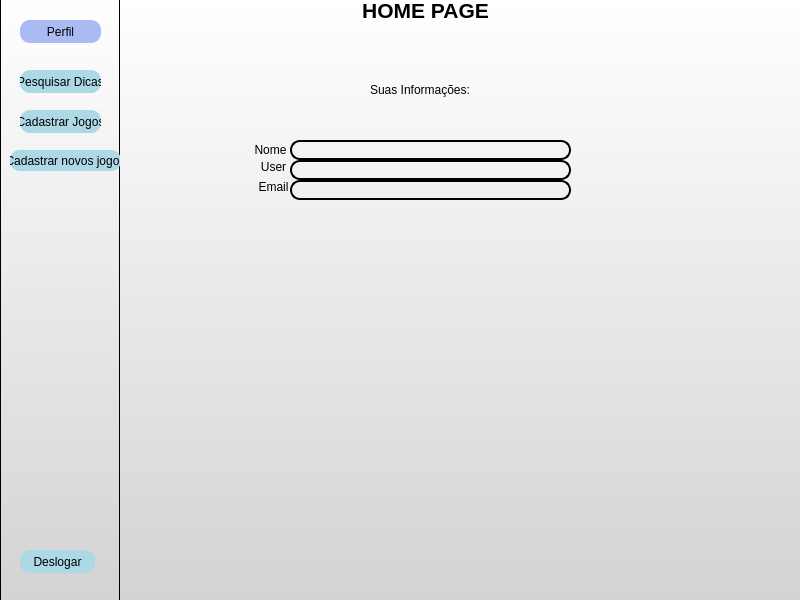
<?xml version="1.0" encoding="UTF-8"?>
<ui version="4.0">
 <class>MainWindow</class>
 <widget class="QMainWindow" name="MainWindow">
  <property name="geometry">
   <rect>
    <x>0</x>
    <y>0</y>
    <width>800</width>
    <height>600</height>
   </rect>
  </property>
  <property name="minimumSize">
   <size>
    <width>800</width>
    <height>600</height>
   </size>
  </property>
  <property name="maximumSize">
   <size>
    <width>800</width>
    <height>600</height>
   </size>
  </property>
  <property name="windowTitle">
   <string>MainWindow</string>
  </property>
  <property name="styleSheet">
   <string notr="true">background: qlineargradient(x1: 0, y1: 0, x2: 0, y2: 1, stop: 0 white, stop: 1 #D3D3D3);
</string>
  </property>
  <widget class="QWidget" name="centralwidget">
   <widget class="QLabel" name="label">
    <property name="geometry">
     <rect>
      <x>280</x>
      <y>0</y>
      <width>291</width>
      <height>21</height>
     </rect>
    </property>
    <property name="font">
     <font>
      <pointsize>16</pointsize>
      <weight>75</weight>
      <bold>true</bold>
     </font>
    </property>
    <property name="styleSheet">
     <string notr="true">color: black;
background-color: transparent;
border: none;
</string>
    </property>
    <property name="text">
     <string>HOME PAGE</string>
    </property>
    <property name="alignment">
     <set>Qt::AlignCenter</set>
    </property>
   </widget>
   <widget class="QFrame" name="frame">
    <property name="geometry">
     <rect>
      <x>0</x>
      <y>-10</y>
      <width>120</width>
      <height>611</height>
     </rect>
    </property>
    <property name="styleSheet">
     <string notr="true">background: qlineargradient(x1: 0, y1: 0, x2: 0, y2: 1, stop: 0 white, stop: 1 #D3D3D3);
</string>
    </property>
    <property name="frameShape">
     <enum>QFrame::StyledPanel</enum>
    </property>
    <property name="frameShadow">
     <enum>QFrame::Raised</enum>
    </property>
    <widget class="QPushButton" name="voltar">
     <property name="geometry">
      <rect>
       <x>20</x>
       <y>560</y>
       <width>75</width>
       <height>23</height>
      </rect>
     </property>
     <property name="styleSheet">
      <string notr="true">QPushButton {
    background-color:  #add8e6;
    border-radius: 10px;
}

QPushButton:hover {
    background-color:#AABAF2 ;
}
</string>
     </property>
     <property name="text">
      <string>Deslogar</string>
     </property>
    </widget>
    <widget class="QPushButton" name="pushButton_2">
     <property name="geometry">
      <rect>
       <x>20</x>
       <y>30</y>
       <width>81</width>
       <height>23</height>
      </rect>
     </property>
     <property name="styleSheet">
      <string notr="true">QPushButton {
    background-color:  #AABAF2 ;
    border-radius: 10px;
}

QPushButton:hover {
    background-color:#AABAF2 ;
}
</string>
     </property>
     <property name="text">
      <string>Perfil</string>
     </property>
    </widget>
    <widget class="QPushButton" name="pushButton_3">
     <property name="geometry">
      <rect>
       <x>20</x>
       <y>80</y>
       <width>81</width>
       <height>23</height>
      </rect>
     </property>
     <property name="styleSheet">
      <string notr="true">QPushButton {
    background-color:  #add8e6 ;
    border-radius: 10px;
}

QPushButton:hover {
    background-color:#AABAF2 ;
}
</string>
     </property>
     <property name="text">
      <string>Pesquisar Dicas</string>
     </property>
    </widget>
    <widget class="QPushButton" name="pushButton_6">
     <property name="geometry">
      <rect>
       <x>20</x>
       <y>120</y>
       <width>81</width>
       <height>23</height>
      </rect>
     </property>
     <property name="styleSheet">
      <string notr="true">QPushButton {
    background-color:  #add8e6;
    border-radius: 10px;
}

QPushButton:hover {
    background-color:#AABAF2 ;
}
</string>
     </property>
     <property name="text">
      <string>Cadastrar Jogos</string>
     </property>
    </widget>
    <widget class="QPushButton" name="pushButton">
     <property name="geometry">
      <rect>
       <x>10</x>
       <y>160</y>
       <width>111</width>
       <height>21</height>
      </rect>
     </property>
     <property name="styleSheet">
      <string notr="true">QPushButton {
    background-color:  #add8e6;
    border-radius: 10px;
}

QPushButton:hover {
    background-color:#AABAF2 ;
}
</string>
     </property>
     <property name="text">
      <string>Cadastrar novos jogos</string>
     </property>
    </widget>
   </widget>
   <widget class="QLineEdit" name="lineEdit">
    <property name="geometry">
     <rect>
      <x>290</x>
      <y>140</y>
      <width>281</width>
      <height>20</height>
     </rect>
    </property>
    <property name="styleSheet">
     <string notr="true">border-radius: 10px;
background-color: transparent;
border: 2px solid black;

</string>
    </property>
   </widget>
   <widget class="QLineEdit" name="lineEdit_2">
    <property name="geometry">
     <rect>
      <x>290</x>
      <y>160</y>
      <width>281</width>
      <height>20</height>
     </rect>
    </property>
    <property name="styleSheet">
     <string notr="true">border-radius: 10px;
background-color: transparent;
border: 2px solid black;

</string>
    </property>
    <property name="readOnly">
     <bool>true</bool>
    </property>
   </widget>
   <widget class="QLineEdit" name="lineEdit_3">
    <property name="geometry">
     <rect>
      <x>290</x>
      <y>180</y>
      <width>281</width>
      <height>20</height>
     </rect>
    </property>
    <property name="styleSheet">
     <string notr="true">border-radius: 10px;
background-color: transparent;
border: 2px solid black;

</string>
    </property>
    <property name="alignment">
     <set>Qt::AlignJustify|Qt::AlignVCenter</set>
    </property>
    <property name="readOnly">
     <bool>true</bool>
    </property>
   </widget>
   <widget class="QLabel" name="label_2">
    <property name="geometry">
     <rect>
      <x>250</x>
      <y>140</y>
      <width>41</width>
      <height>20</height>
     </rect>
    </property>
    <property name="styleSheet">
     <string notr="true">color: black;
background-color: transparent;
border: none;
</string>
    </property>
    <property name="text">
     <string>Nome</string>
    </property>
    <property name="alignment">
     <set>Qt::AlignCenter</set>
    </property>
   </widget>
   <widget class="QLabel" name="label_3">
    <property name="geometry">
     <rect>
      <x>250</x>
      <y>160</y>
      <width>47</width>
      <height>13</height>
     </rect>
    </property>
    <property name="styleSheet">
     <string notr="true">color: black;
background-color: transparent;
border: none;
</string>
    </property>
    <property name="text">
     <string>User</string>
    </property>
    <property name="alignment">
     <set>Qt::AlignCenter</set>
    </property>
   </widget>
   <widget class="QLabel" name="label_4">
    <property name="geometry">
     <rect>
      <x>250</x>
      <y>180</y>
      <width>47</width>
      <height>13</height>
     </rect>
    </property>
    <property name="styleSheet">
     <string notr="true">color: black;
background-color: transparent;
border: none;
</string>
    </property>
    <property name="text">
     <string>Email</string>
    </property>
    <property name="alignment">
     <set>Qt::AlignCenter</set>
    </property>
   </widget>
   <widget class="QLabel" name="label_5">
    <property name="geometry">
     <rect>
      <x>370</x>
      <y>80</y>
      <width>111</width>
      <height>20</height>
     </rect>
    </property>
    <property name="styleSheet">
     <string notr="true">color: black;
background-color: transparent;
border: none;
</string>
    </property>
    <property name="text">
     <string>Suas Informações: </string>
    </property>
   </widget>
  </widget>
 </widget>
 <resources/>
 <connections/>
</ui>
